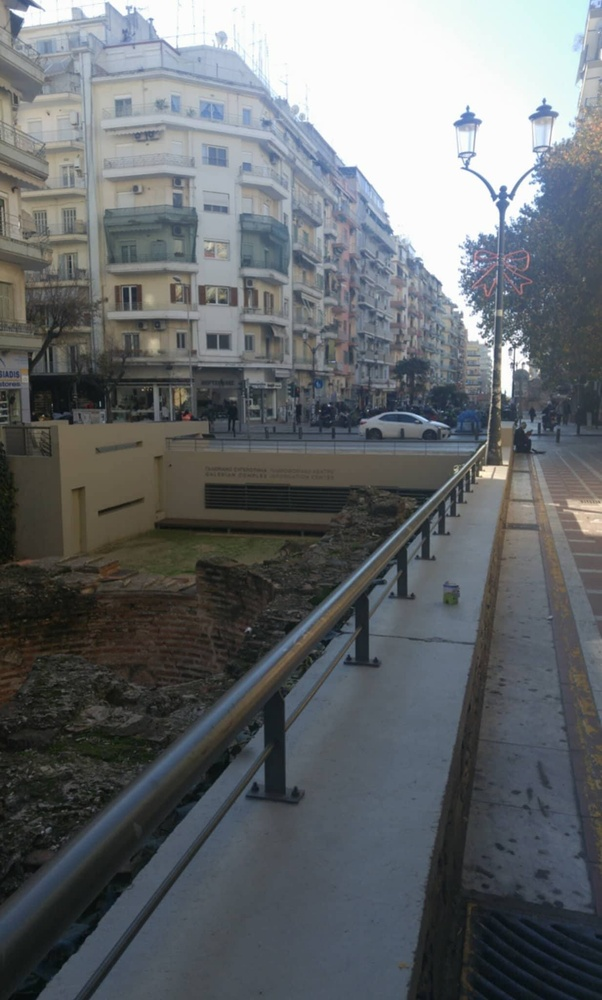
#> input picture extras/rita.jpg, 602 x 1000 px, shrunk from 1233 x 2048 before the run
$ python blurring.py
#> lines starting #> are read from the running program, lines starting #| are printed output that depends on the picture
import cv2
img = cv2.imread('rita.jpg')
#> img is the input picture: shape (1000, 602, 3); mean B, G, R 108.5, 105.6, 101.5
blurimg = cv2.blur(img,(500,500))
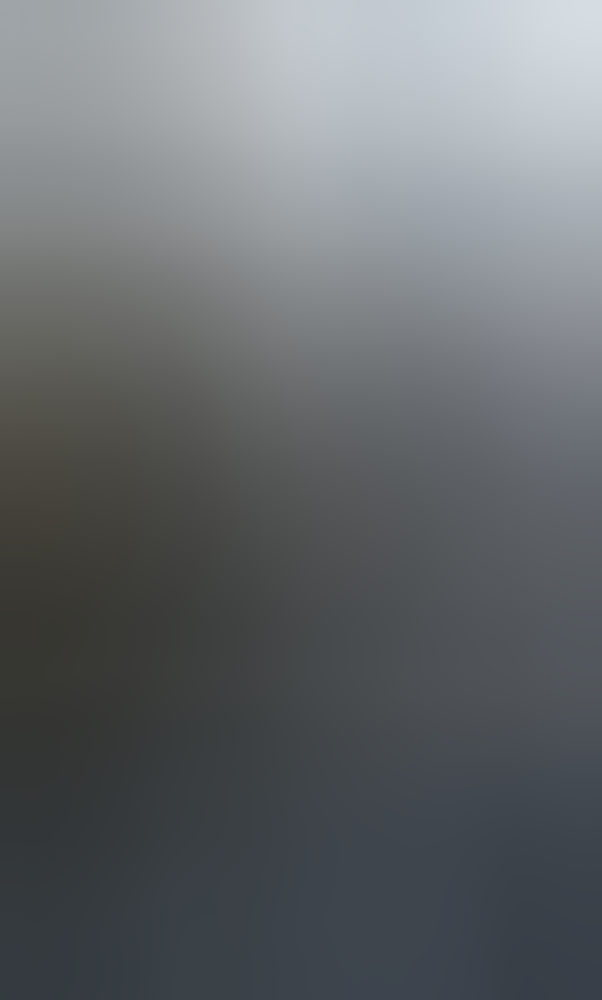
#> blurimg: shape (1000, 602, 3); mean B, G, R 108.6, 105.7, 101.6
cv2.imwrite('blurred.png',blurimg)
